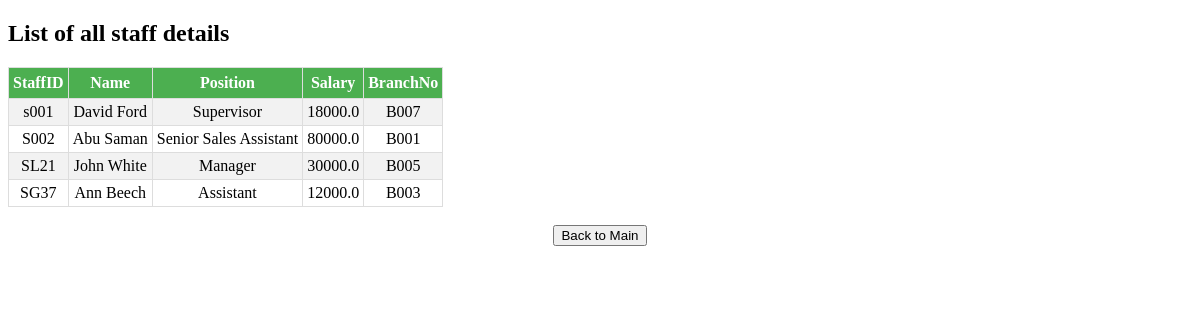
The page /allstaff on the database its author committed.
### tables this page shows
CREATE TABLE staff (staffId TEXT, name TEXT, position TEXT, salary REAL, branchNo TEXT);

### app.py (the view)
@app.route('/allstaff')
def allstaff():
    connect = sqlite3.connect('staffBranch.db')
    cursor = connect.cursor()
    cursor.execute('SELECT staffId, name, position, salary, branchNo FROM Staff')
    data = cursor.fetchall()
    return render_template("allstaff.html", data=data)

### templates/allstaff.html (shortened to what this page needs)
<!DOCTYPE html>
<html>
    <head>
    </head>
    <body>
      <h2>List of all staff details</h2>
        <table>
            <tr>
              <th>StaffID</th>
              <th>Name</th>
              <th>Position</th>
              <th>Salary</th>
              <th>BranchNo</th>
            </tr>
            {%for participant in data%}
               <tr>
                 <td>{{participant[0]}}</td>
                 <td>{{participant[1]}}</td>
                 <td>{{participant[2]}}</td>
                 <td>{{participant[3]}}</td>
                 <td>{{participant[4]}}</td>
                </tr>
            {%endfor%}
          </table>
          <div class="wrapper">
            <button class="btn" type="button" onclick="window.location.href='{{url_for('index')}}';">Back to Main</button>
          </div>
    </body>
</html>

### templates/allstaff.html (style rules this page uses)
table { border-collapse: collapse; }
.wrapper { text-align: center; }
th, td { border: 1px solid #ddd; padding:4px;text-align: center; }
tr:nth-child(even) { background-color: #f2f2f2; }
th { padding-top: 6px; padding-bottom: 6px; background-color: #4CAF50; color: white; }

### rows shown on the page
staff: staffId "s001", name "David Ford", position "Supervisor", salary "18000.0", branchNo "B007"
staff: staffId "S002", name "Abu Saman", position "Senior Sales Assistant", salary "80000.0", branchNo "B001"
staff: staffId "SL21", name "John White", position "Manager", salary "30000.0", branchNo "B005"
staff: staffId "SG37", name "Ann Beech", position "Assistant", salary "12000.0", branchNo "B003"
